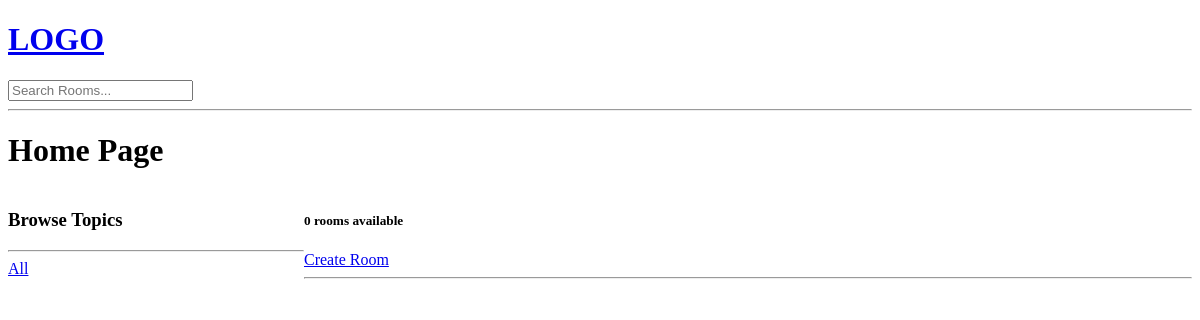
Before: /?q=JavaScript with the older database file.
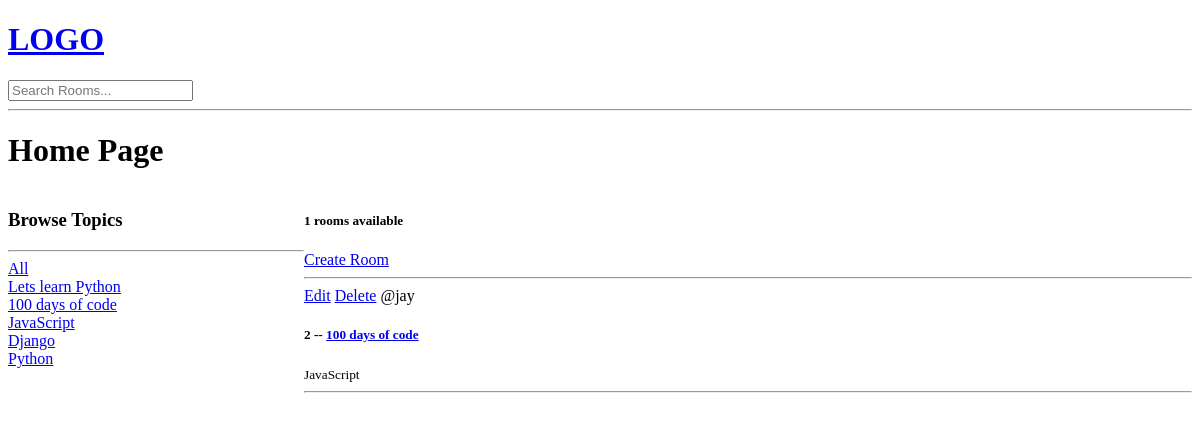
After: the same page with the newer database file.
### base/models.py (models this page shows, shortened)
class Topic(models.Model):
    name = models.CharField(max_length=200)

class Room(models.Model):
    host = models.ForeignKey(User, on_delete=models.SET_NULL, null=True)
    topic = models.ForeignKey(Topic, on_delete=models.SET_NULL, null=True)
    name = models.CharField(max_length=200)
    description = models.TextField(null=True, blank=True)
    updated = models.DateTimeField(auto_now=True)
    created = models.DateTimeField(auto_now_add=True)
    class Meta:
        ordering = ['-updated', '-created']

### base/views.py (the view)
# urls.py: path('', views.home, name="home"),
def home(request):
     q = request.GET.get('q') if request.GET.get('q') != None else ''
     rooms = Room.objects.filter(
          Q(topic__name__icontains=q) |
          Q(name__icontains=q) |
          Q(description__icontains=q)
          )
     topics = Topic.objects.all()
     room_count = rooms.count()
     context = {'rooms': rooms, 'topics': topics, 'room_count': room_count}
     return render(request, 'base/home.html', context)

### base/templates/base/home.html (shortened to what this page needs)
{% extends 'main.html' %}
{% block content %}
<h1>Home Page</h1>
<div class="home-container">
    <div>
        <h3>Browse Topics</h3>
        <hr>
        <div>
            <a href="{% url 'home' %}">All</a>
        </div>
        {% for topic in topics %}
        <div>
            <a href="{% url 'home' %}?q={{topic.name}}">{{topic.name}}</a>
        </div>
        {% endfor %}
    </div>
    <div>
        <h5>{{room_count}} rooms available</h5>
        <a href="{% url 'create-room' %}">Create Room</a>
        <hr>
        <div>
            {% for room in rooms %}
            <div>
                <a href="{% url 'update-room' room.id %}">Edit</a>
                <a href="{% url 'delete-room' room.id %}">Delete</a>
                <span>@{{room.host.username}}</span>
                <h5>{{ room.id }} -- <a href="{% url 'room' room.id %}">{{ room.name }}</a></h5>
                <small>{{room.topic.name}}</small>
                <hr>
            </div>
            {% endfor %}
        </div>
    </div>
</div>
{% endblock content %}

Changed rows visible on the page:
added Topic: name "Lets learn Python"
added Topic: name "100 days of code"
added Topic: name "JavaScript"
added Topic: name "Django"
added Topic: name "Python"
now on this page (row edited): Room: host.username "jay", id "2", name "100 days of code", topic.name "JavaScript"
Other visible differences:
{{ room_count }}: "0" → "1"
